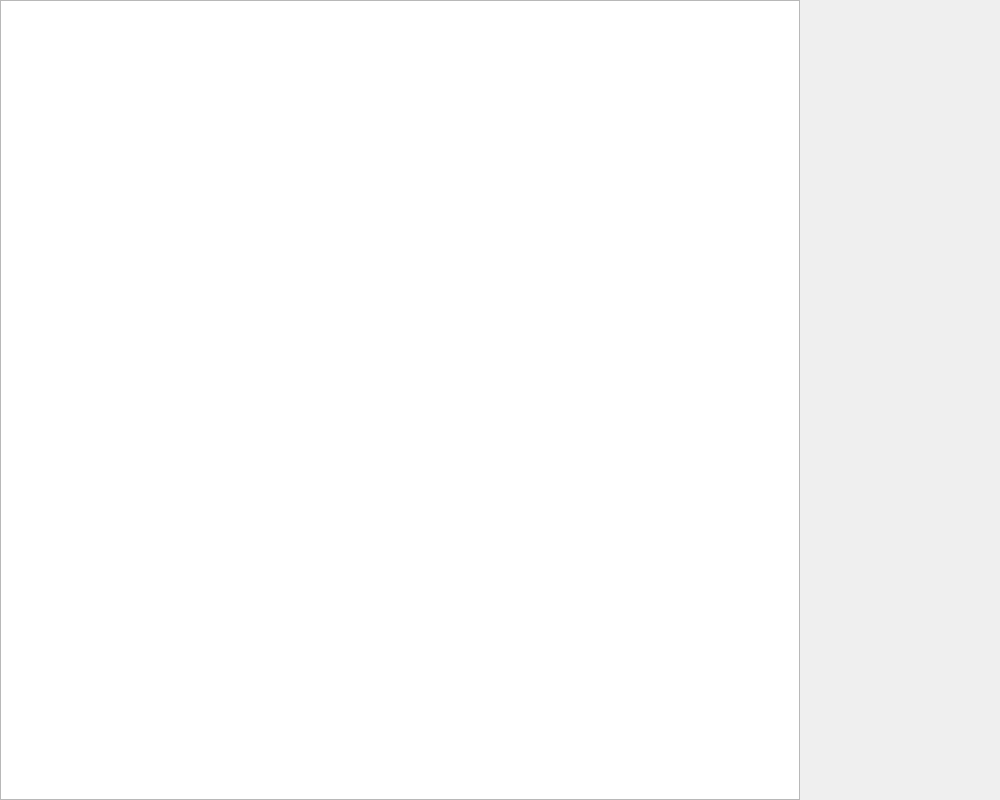
<?xml version="1.0" encoding="UTF-8"?>
<ui version="4.0">
 <class>Widget</class>
 <widget class="QWidget" name="Widget">
  <property name="geometry">
   <rect>
    <x>0</x>
    <y>0</y>
    <width>1000</width>
    <height>800</height>
   </rect>
  </property>
  <property name="maximumSize">
   <size>
    <width>1000</width>
    <height>800</height>
   </size>
  </property>
  <property name="windowTitle">
   <string>Widget</string>
  </property>
  <widget class="QGraphicsView" name="graphicsView">
   <property name="geometry">
    <rect>
     <x>0</x>
     <y>0</y>
     <width>800</width>
     <height>800</height>
    </rect>
   </property>
   <property name="maximumSize">
    <size>
     <width>800</width>
     <height>800</height>
    </size>
   </property>
   <property name="verticalScrollBarPolicy">
    <enum>Qt::ScrollBarAlwaysOff</enum>
   </property>
   <property name="horizontalScrollBarPolicy">
    <enum>Qt::ScrollBarAlwaysOff</enum>
   </property>
  </widget>
 </widget>
 <resources/>
 <connections/>
</ui>
